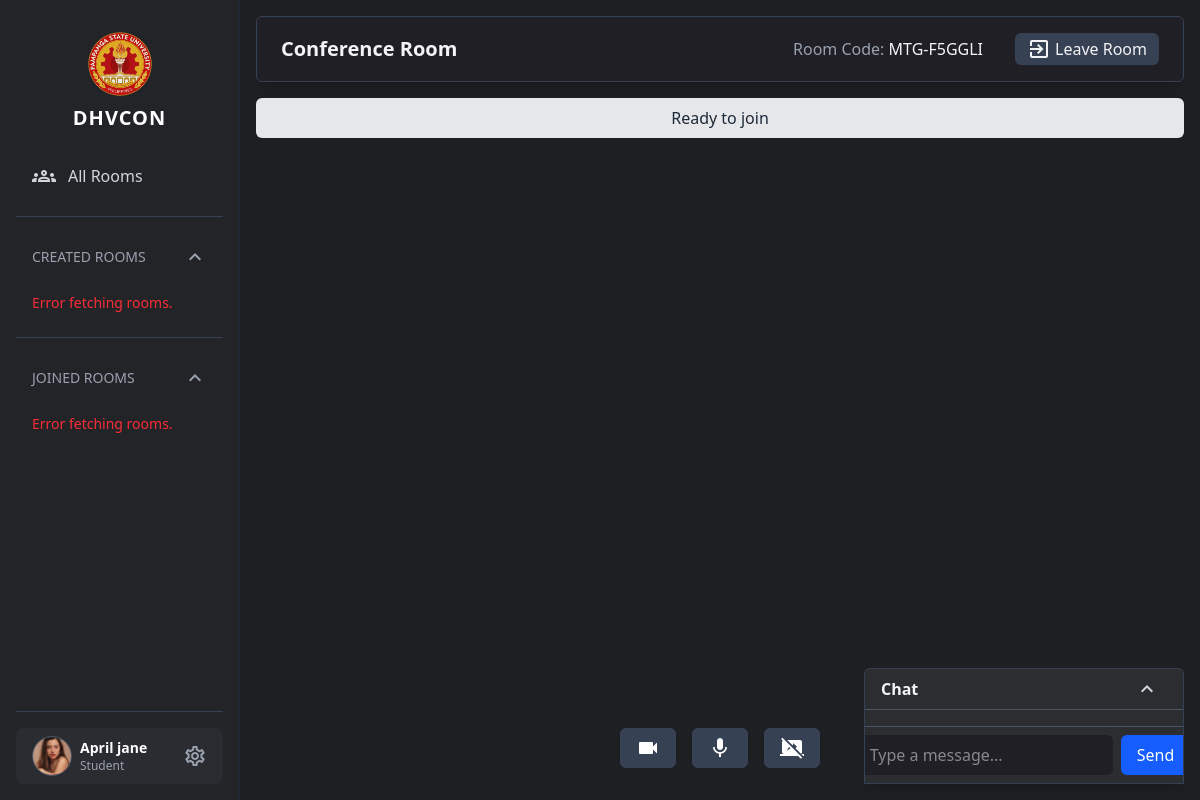
Page /home/conference_room.php?code=MTG-F5GGLI (signed in) on the committed database.
### tables this page shows
CREATE TABLE `user` (
  `user_id` int(11) NOT NULL,
  `user_fullname` varchar(60) NOT NULL,
  `user_email` varchar(60) NOT NULL,
  `user_password` varchar(255) NOT NULL,
  `user_type` enum('admin','teacher','student','') NOT NULL,
  `user_requirements` longtext DEFAULT NULL CHECK (json_valid(`user_requirements`)),
  `user_profile_pict` varchar(255) DEFAULT NULL,
  `user_status` int(11) NOT NULL DEFAULT 0 COMMENT '0=for-approval,1=active,2=disabled',
  `reset_token` varchar(255) DEFAULT NULL,
  `reset_expiry` int(11) DEFAULT NULL
);

### controller/config.php (called while the page is built, shortened)
<?php
class db_connect
{
    public $host = db_host;
    public $user = db_user;
    public $pass = db_pass;
    public $name = db_name;
    public function connect()
    {
        try {
            $this->conn = new mysqli($this->host, $this->user, $this->pass, $this->name);
        } catch (\Throwable $th) {
            header("Location:setup.php");
        }
    }
}

### home/auth.php (called while the page is built, shortened)
<?php
include ('../controller/config.php');
class auth_class extends db_connect
{
    public function check_account($id) {
        $id = intval($id);
        $query = "SELECT * FROM `user` WHERE user_id = $id AND user_status=1";
        $result = $this->conn->query($query);
        $items = [];
        if ($result && $result->num_rows > 0) {
            while ($row = $result->fetch_assoc()) {
                $items[] = $row;
            }
        }
        return $items;
    }
}

### home/conference_room.php (the view, shortened to what this page needs)
<?php
include "../src/components/home/header.php";
$meetingCode  = $_GET['code'];
?>
<main class="flex-1 bg-[#1e1f22] ml-0 md:ml-60 p-4 transition-all duration-300 min-h-screen flex flex-col">
    <div class="flex flex-col md:flex-row justify-between items-start md:items-center px-4 sm:px-6 py-4 bg-[#1f1f25] rounded-md shadow-lg mb-4 border border-gray-700 gap-3 md:gap-0">
        <h1 class="text-2xl md:text-xl text-gray-100 font-semibold truncate w-full md:w-auto">Conference Room</h1>
        <div class="flex flex-col md:flex-row md:items-center gap-2 md:gap-4 w-full md:w-auto">
            <div class="text-gray-400 text-sm md:text-base truncate md:mr-4 flex-shrink-0">
                Room Code: <span class="text-gray-100 font-medium"><?= $meetingCode ?></span>
            </div>
            <div class="flex flex-row gap-2 overflow-x-auto md:overflow-visible">
                <button id="btnLeaveRoom" class="joiner-only cursor-pointer flex items-center gap-1 px-3 py-1 bg-gray-700 hover:bg-gray-600 text-gray-100 rounded-md flex-shrink-0">
                    <span class="material-icons text-base">exit_to_app</span>
                    <span class="hidden sm:inline truncate">Leave Room</span>
                </button>
            </div>
        </div>
    </div>
    <div id="status" class="w-full p-2 mb-4 bg-gray-200 rounded-md text-gray-800 text-center">
        Ready to join
    </div>
    <div class="flex flex-1 gap-4 flex-col-reverse md:flex-row">
        <div class="flex-1 flex flex-col gap-4">
        </div>
        <div id="chat-section"
            class="fixed bottom-4 right-4 w-full max-w-[350px] sm:w-80 sm:right-4 bg-[#2b2d31] rounded-t-md flex flex-col shadow-lg border border-gray-700 overflow-hidden transition-all duration-300 z-50 hidden sm:flex">
            <div id="chat-toggle" class="px-4 py-2 border-b border-gray-600 text-gray-100 font-semibold flex justify-between items-center cursor-pointer">
                <span>Chat</span>
                <div class="flex items-center gap-2">
                    <span id="chat-toggle-icon" class="material-icons text-gray-300 hover:text-white cursor-pointer">expand_less</span>
                </div>
            </div>
            <div id="chat-messages-wrapper" class="flex flex-col max-h-[60vh] overflow-hidden transition-all duration-300">
                <div id="chat-messages" class="flex-1 p-2 overflow-y-auto text-gray-200 space-y-2"></div>
            </div>
            <form id="chat-form" class="flex flex-row items-center justify-center p-2 border-t border-gray-600 gap-2 pb-safe">
                <input type="text" id="chat-input" placeholder="Type a message..."
                    class="flex-1 px-3 py-2 rounded-md bg-[#1f1f25] text-gray-100 focus:outline-none focus:ring-2 focus:ring-blue-500">
                <button type="submit" class="cursor-pointer px-4 py-2 bg-blue-600 hover:bg-blue-700 rounded-md text-white">Send</button>
            </form>
        </div>
    </div>
    <div class="flex justify-center gap-4 mb-4">
        <button id="btnToggleCam" class="cursor-pointer flex items-center gap-2 px-4 py-2 bg-gray-700 hover:bg-gray-600 text-white rounded-md">
            <span id="iconCam" class="material-icons">videocam</span>
        </button>
        <button id="btnToggleMic" class="cursor-pointer flex items-center gap-2 px-4 py-2 bg-gray-700 hover:bg-gray-600 text-white rounded-md">
            <span id="iconMic" class="material-icons">mic</span>
        </button>
        <button id="btnShareScreen" class="cursor-pointer flex items-center gap-2 px-4 py-2 bg-gray-700 hover:bg-gray-600 text-white rounded-md">
            <span id="iconScreen" class="material-icons">stop_screen_share</span>
        </button>
    </div>
</main>
<?php
include "../src/components/home/footer.php";
?>

### src/components/home/header.php (shortened to what this page needs)
<?php
include "auth.php";
$db = new auth_class();
if (isset($_SESSION['user_id'])) {
    $id = intval($_SESSION['user_id']);
    $On_Session = $db->check_account($id);
} else {
   header('location: ../signin');
}
?>
<!doctype html>
<html lang="en">
<head>
  <link href="../src/output.css" rel="stylesheet" />
  <link href="../src/scrollbar.css" rel="stylesheet" />
  <link href="../src/alertifyconfig.css" rel="stylesheet" />
  <link rel="stylesheet" href="https://cdnjs.cloudflare.com/ajax/libs/AlertifyJS/1.13.1/css/alertify.css" />
</head>
<body class="bg-[#1e1f22] text-white min-h-screen flex">
<aside id="sidebar" class="bg-[#232428] w-60 p-4 border-r border-gray-800 fixed inset-y-0 left-0 transform -translate-x-full md:translate-x-0 transition-transform duration-300 flex flex-col z-40">
  <div class="flex flex-col items-center justify-start mb-6">
     <img src="../static/image/logo1.png" alt="DHVCON Logo" class="w-16 h-16 object-contain mb-2">
    <h2 class="text-xl font-bold text-white tracking-wider ">DHVCON</h2>
  </div>
  <nav id="roomNav" class="flex-1 flex flex-col gap-3 overflow-y-auto scrollbar-dark">
    <a href="../home/" class="flex items-center gap-3 px-4 py-2 rounded-lg text-gray-300 hover:bg-[#2A2C31] hover:text-white transition-colors duration-200">
      <span class="material-icons-outlined text-xl">groups</span>
      <span class="font-medium">All Rooms</span>
    </a>
    <hr class="border-gray-700 my-2">
    <button id="toggleCreated" class="flex justify-between items-center w-full px-4 py-2 text-gray-400 uppercase text-sm font-medium hover:text-white cursor-pointer transition-colors duration-200">
      Created Rooms
      <span class="material-icons-outlined transition-transform rotate-180">expand_more</span>
    </button>
    <div id="createdRooms" class="flex flex-col gap-1 max-h-64 overflow-y-auto p-1 scrollbar-dark">
    </div>
    <hr class="border-gray-700 my-2">
    <button id="toggleJoined" class="flex justify-between items-center w-full px-4 py-2 text-gray-400 uppercase text-sm font-medium hover:text-white cursor-pointer transition-colors duration-200">
      Joined Rooms
      <span class="material-icons-outlined transition-transform rotate-180">expand_more</span>
    </button>
    <div id="joinedRooms" class="flex flex-col gap-1 max-h-64 overflow-y-auto p-1 scrollbar-dark">
    </div>
  </nav>
  <div class="mt-auto pt-4 border-t border-gray-700">
    <div class="flex items-center gap-2 px-4 py-2 bg-[#2A2C31] rounded-lg hover:bg-[#33353A] transition-colors duration-200 cursor-pointer relative">
      <div class="w-10 h-10 rounded-full overflow-hidden border border-gray-600 flex items-center justify-center bg-gray-700 text-white font-semibold text-lg">
        <?php if (!empty($On_Session[0]['user_profile_pict'])): ?>
          <img src="<?= '../static/upload/profile/' . htmlspecialchars($On_Session[0]['user_profile_pict']); ?>" alt="Profile Picture" class="w-full h-full object-cover">
        <?php else: ?>
          <span><?= strtoupper(substr($On_Session[0]['user_fullname'], 0, 1)); ?></span>
        <?php endif; ?>
      </div>
      <div class="flex flex-col flex-1">
        <p class="text-sm font-semibold text-white"><?= ucfirst($On_Session[0]['user_fullname']); ?></p>
        <p class="text-xs text-gray-400 capitalize"><?= $On_Session[0]['user_type'] ?></p>
      </div>
      <span id="settings-btn" class="material-icons-outlined text-gray-400 text-xl hover:text-white transition-colors duration-200">settings</span>
    </div>
  </div>
</aside>

### src/scrollbar.css (style rules this page uses)
.scrollbar-dark { scrollbar-width: thin; scrollbar-color: #56585d #1a1a1a; }

### rows in the picture
user: user_profile_pict (picture), user_fullname "April jane", user_type "Student"

### other values in the picture
$meetingCode "MTG-F5GGLI"
